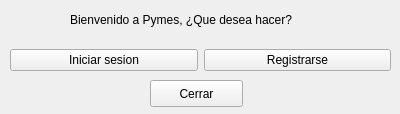
<?xml version="1.0" encoding="UTF-8"?>
<ui version="4.0">
 <class>Form</class>
 <widget class="QWidget" name="Form">
  <property name="geometry">
   <rect>
    <x>0</x>
    <y>0</y>
    <width>400</width>
    <height>114</height>
   </rect>
  </property>
  <property name="windowTitle">
   <string>Form</string>
  </property>
  <widget class="QLabel" name="label_2">
   <property name="geometry">
    <rect>
     <x>70</x>
     <y>10</y>
     <width>271</width>
     <height>20</height>
    </rect>
   </property>
   <property name="text">
    <string>Bienvenido a Pymes, ¿Que desea hacer?</string>
   </property>
  </widget>
  <widget class="QWidget" name="horizontalLayoutWidget">
   <property name="geometry">
    <rect>
     <x>10</x>
     <y>40</y>
     <width>381</width>
     <height>41</height>
    </rect>
   </property>
   <layout class="QHBoxLayout" name="horizontalLayout">
    <item>
     <widget class="QPushButton" name="pushButton">
      <property name="text">
       <string>Iniciar sesion</string>
      </property>
     </widget>
    </item>
    <item>
     <widget class="QPushButton" name="pushButton_2">
      <property name="text">
       <string>Registrarse</string>
      </property>
     </widget>
    </item>
   </layout>
  </widget>
  <widget class="QPushButton" name="pushButton_3">
   <property name="geometry">
    <rect>
     <x>150</x>
     <y>80</y>
     <width>93</width>
     <height>27</height>
    </rect>
   </property>
   <property name="text">
    <string>Cerrar</string>
   </property>
  </widget>
 </widget>
 <resources/>
 <connections>
  <connection>
   <sender>pushButton</sender>
   <signal>clicked()</signal>
   <receiver>Form</receiver>
   <slot>iniciode()</slot>
   <hints>
    <hint type="sourcelabel">
     <x>149</x>
     <y>63</y>
    </hint>
    <hint type="destinationlabel">
     <x>106</x>
     <y>36</y>
    </hint>
   </hints>
  </connection>
  <connection>
   <sender>pushButton_2</sender>
   <signal>clicked()</signal>
   <receiver>Form</receiver>
   <slot>registrarse()</slot>
   <hints>
    <hint type="sourcelabel">
     <x>281</x>
     <y>63</y>
    </hint>
    <hint type="destinationlabel">
     <x>325</x>
     <y>44</y>
    </hint>
   </hints>
  </connection>
  <connection>
   <sender>pushButton_3</sender>
   <signal>clicked()</signal>
   <receiver>Form</receiver>
   <slot>cancelar()</slot>
   <hints>
    <hint type="sourcelabel">
     <x>188</x>
     <y>82</y>
    </hint>
    <hint type="destinationlabel">
     <x>290</x>
     <y>85</y>
    </hint>
   </hints>
  </connection>
 </connections>
 <slots>
  <slot>entrar()</slot>
  <slot>cancelar()</slot>
  <slot>iniciode()</slot>
  <slot>registrarse()</slot>
 </slots>
</ui>
